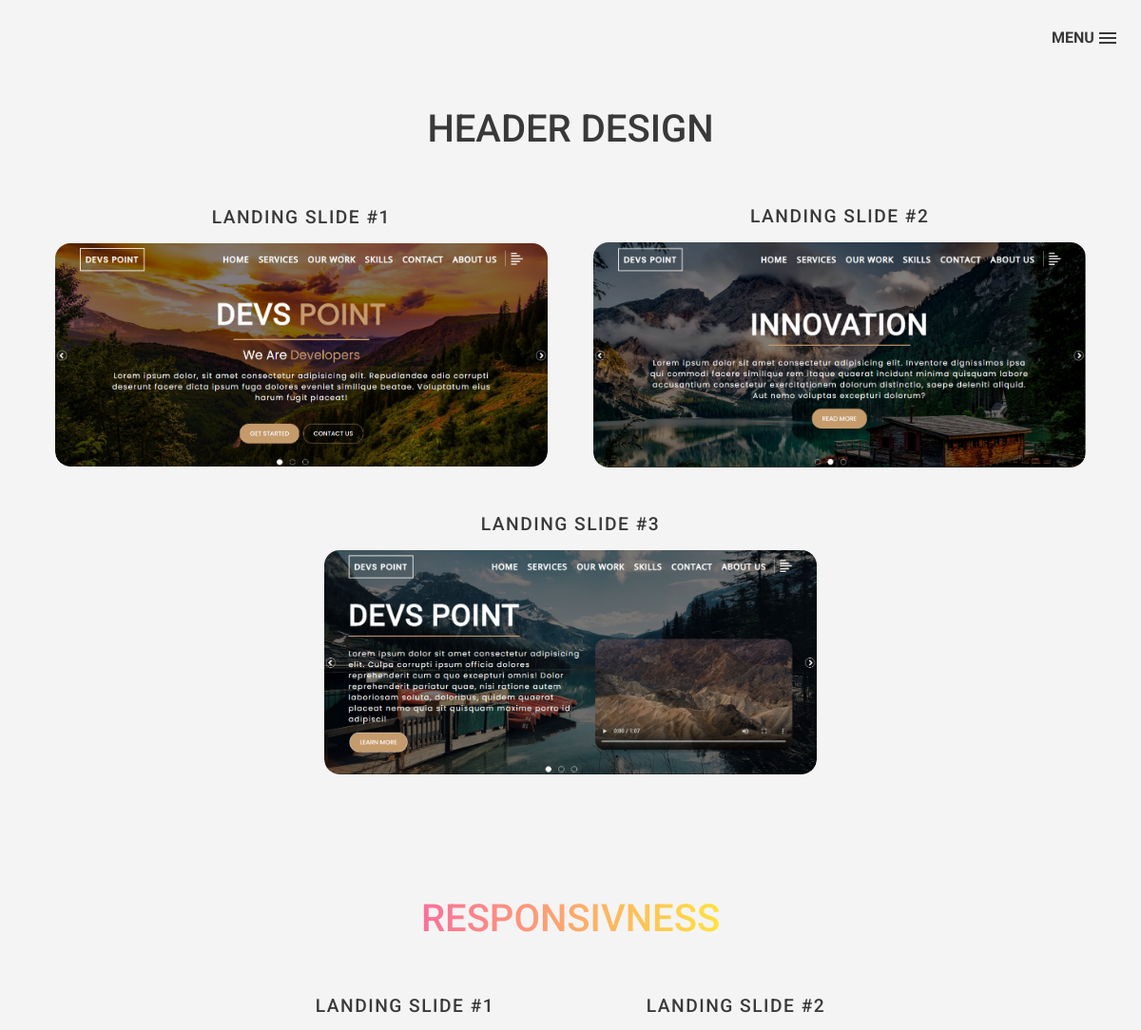
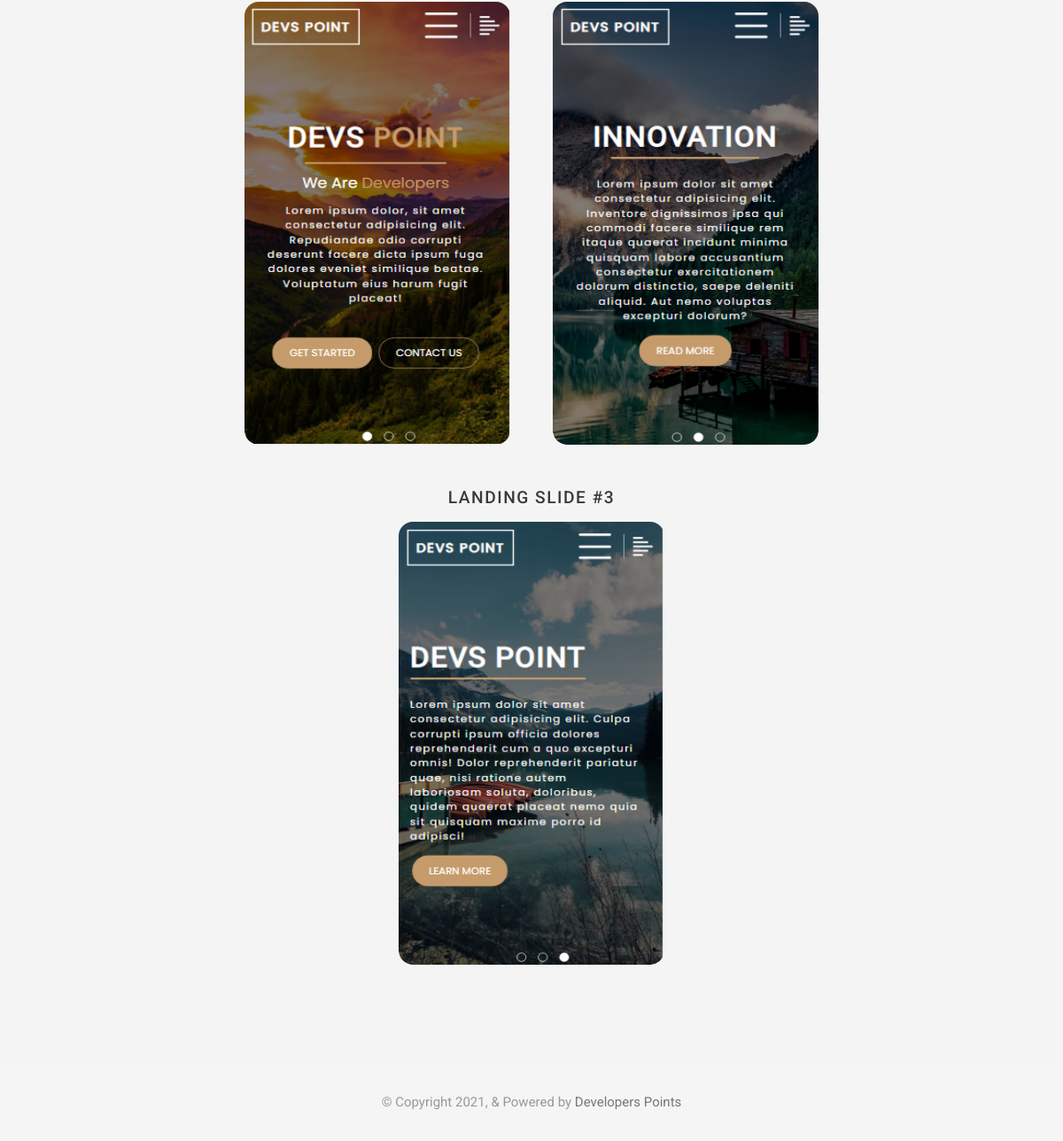
The app's page /profile/1 with its own data (2 pictures, top to bottom).
### frontend/models.py (models this page shows)
class Portfolio(models.Model):
    title = models.CharField(max_length=200)
    description = RichTextField(null=True, blank=True)
    attrs = RichTextField(null=True, blank=True)
    PORTFOLIO_TYPE = (
        ("Web Development", "Web Development"),
        ("Scripting", "Scripting"),
        ("Other", "Other"),
    )
    project_type = models.CharField(max_length=64, default="Other", choices=PORTFOLIO_TYPE)
    image = models.ImageField(upload_to="media/portfolio", null=True, blank=True)

class ProjectImages(models.Model):
    project = models.ForeignKey(Portfolio, on_delete=models.CASCADE, related_name="project_picture")
    heading = models.CharField(max_length=64)
    image = models.ImageField(upload_to="media/projects")
    responsive = models.BooleanField(default=False)

### frontend/views.py (the view)
# urls.py: path('profile/<str:pk>', views.single_portfolio, name="profile")
def single_portfolio(request, pk):
    profile = Portfolio.objects.get(id=pk)
    return render(request, 'frontend/single-portfolio.html', {
        "profile" : profile
    })

### frontend/templates/frontend/single-portfolio.html (shortened to what this page needs)
{% extends 'base.html' %}
{% load static %}
{% block body %}
    <div class="ProjectReview">
      {% if profile.project_type == "Web Development" %}
      <h1>{{ profile.title }}</h1>
        {% for i in profile.project_picture.all %}
        {% if not i.responsive %}
        <div class="PR">
          <h3>{{ i.heading }}</h3><img src="{{ i.image.url }}" alt="Landing Page">
        </div>
        {% endif %}
        {% endfor %}
        <h1 style="margin-top: 5rem; width: 100%;"><span>Responsivness</span></h1>
        <div class="Responsivness">
          {% for i in profile.project_picture.all %}
          {% if i.responsive %}
          <div class="PR PRMOB">
            <h3>{{ i.heading }}</h3><img src="{{ i.image.url }}" alt="Landing Page">
          </div>
          {% endif %}
          {% endfor %}
        </div>
        {% endif %}
    </div>
{% endblock %}

### templates/base.html (shortened to what this page needs)
{% load static %}
<!DOCTYPE html>
<html lang="en">
<head>
  <link rel="stylesheet" href="{% static 'css/bootstrap-bootstrap.min.css' %}">
  <link rel="stylesheet" href="{% static 'css/css-ionicons.min.css' %}">
  <link href="{% static 'css/css-style.css' %}" rel="stylesheet">
  <link rel="stylesheet" href="{% static 'css/portfolio.css' %}">
</head>
<body>
<header class="box-header">
  <span class="box-primary-nav-trigger">
    <span class="box-menu-text">Menu</span><span class="box-menu-icon"></span>
  </span>
</header>
{% block body %}
{% endblock %}
<footer>
  <div class="container-fluid">
    <p class="copyright">&copy; Copyright 2021, &amp; Powered by <a href="{% url 'index' %}">Developers Points</a></p>
  </div>
</footer>
</body>
</html>

### static/css/css-style.css (style rules this page uses)
html, body { height: 100%; font-family: 'Poppins', sans-serif; line-height: 1.8; color: #999; overflow-x: hidden; }
a { transition: all .3s; }
h1 { color: #393939; font-size: 60px; text-transform: uppercase; }
h3 { color: #393939; }
.box-header { position: absolute; top: 0; left: 0; background: rgba(255, 255, 255, 0.95); height: 50px; width: 100%; z-index: 3; box-shadow: 0 1px 2px rgba(0, 0, 0, 0.3); -webkit-font-smoothing: antialiased; -moz-osx-font-smoothing: grayscale; }
.box-header { height: 80px; background: transparent; box-shadow: none; }
.box-header { transition: background-color 0.3s; -webkit-transform: translate3d(0, 0, 0); transform: translate3d(0, 0, 0); -webkit-backface-visibility: hidden; backface-visibility: hidden; }
.box-primary-nav-trigger { position: absolute; right: 0; top: 0; height: 100%; width: 50px; background-color: #fff; cursor: pointer; }
.box-primary-nav-trigger .box-menu-text { color: #393939; text-transform: uppercase; font-weight: 700; display: none; }
.box-primary-nav-trigger .box-menu-icon { display: inline-block; position: absolute; left: 50%; top: 50%; bottom: auto; right: auto; -webkit-transform: translateX(-50%) translateY(-50%); transform: translateX(-50%) translateY(-50%); width: 18px; height: 2px; background-color: #393939; transition: background-color 0.3s; list-style: none; }
.box-primary-nav-trigger .box-menu-icon::before, .box-primary-nav-trigger .box-menu-icon:after { content: ''; width: 100%; height: 100%; position: absolute; background-color: #393939; right: 0; transition: top .3s, background-color 0s, -webkit-transform .3s; transition: transform .3s, top .3s, background-color 0s; transition: transform .3s, top .3s, background-color 0s, -webkit-transform .3s; }
.box-primary-nav-trigger .box-menu-icon::before { top: -5px; }
.box-primary-nav-trigger .box-menu-icon::after { top: 5px; }
.box-primary-nav-trigger { width: 100px; padding-left: 1em; background-color: transparent; height: 30px; line-height: 30px; right: 10px; top: 50%; bottom: auto; -webkit-transform: translateY(-50%); transform: translateY(-50%); }
.box-primary-nav-trigger .box-menu-text { display: inline-block; }
.box-primary-nav-trigger .box-menu-icon { left: auto; right: 1em; -webkit-transform: translateX(0) translateY(-50%); transform: translateX(0) translateY(-50%); }
footer { padding: 30px 50px; font-size: 15px; text-align: center; background: #f5f5f5; }
.copyright { color: #999; margin-bottom: 0; }
.copyright a { color: #777; }

### static/css/portfolio.css (style rules this page uses)
html { scroll-behavior: smooth; }
*,*::before,*::after { margin: 0; padding: 0; box-sizing: border-box; font-family: 'Roboto', sans-serif; }
body { scroll-behavior: smooth; }
button,a { border: none; outline: none; cursor: pointer; text-decoration: none; color: inherit; }
header { display: -webkit-flex; display: flex; -webkit-justify-content: space-between; justify-content: space-between; padding: 1rem 3rem; position: fixed; top: 0; left: 0; width: 100%; z-index: 5; }
.ProjectReview { min-height: 100vh; background: #f4f4f4; width: 100%; padding: 7rem 1.5rem; color: #fff; display: -webkit-flex; display: flex; -webkit-flex-wrap: wrap; flex-wrap: wrap; -webkit-justify-content: center; justify-content: center; -webkit-align-items: center; align-items: center; grid-gap: 3rem; gap: 3rem; }
.ProjectReview h1 { text-align: center; font-size: 2.5rem; width: 100%; }
.ProjectReview h1 span { background: linear-gradient(to right, #fa709a 0%, #fee140 100%); -webkit-background-clip: text; -webkit-text-fill-color: transparent; }
.ProjectReview .PR { width: 45%; border-radius: 1rem; overflow: hidden; text-align: center; }
.ProjectReview .PR h3 { margin-bottom: 1rem; text-align: center; font-size: 1.2rem; text-transform: uppercase; letter-spacing: 1.5px; }
.ProjectReview .PR img { width: 100%; border-radius: 1rem; }
.ProjectReview .Responsivness { display: -webkit-flex; display: flex; grid-gap: 3rem; gap: 3rem; -webkit-flex-wrap: wrap; flex-wrap: wrap; -webkit-justify-content: center; justify-content: center; }
.ProjectReview .Responsivness .PR { max-width: 300px; }
.ProjectReview .Responsivness .PR img { height: 500px; }

### records on screen
Portfolio: title "HEADER DESIGN"
ProjectImages: heading "LANDING SLIDE #1", image (picture)
ProjectImages: heading "LANDING SLIDE #2", image (picture)
ProjectImages: heading "LANDING SLIDE #3", image (picture)
ProjectImages: heading "LANDING SLIDE #1", image (picture)
ProjectImages: heading "LANDING SLIDE #2", image (picture)
ProjectImages: heading "LANDING SLIDE #3", image (picture)
